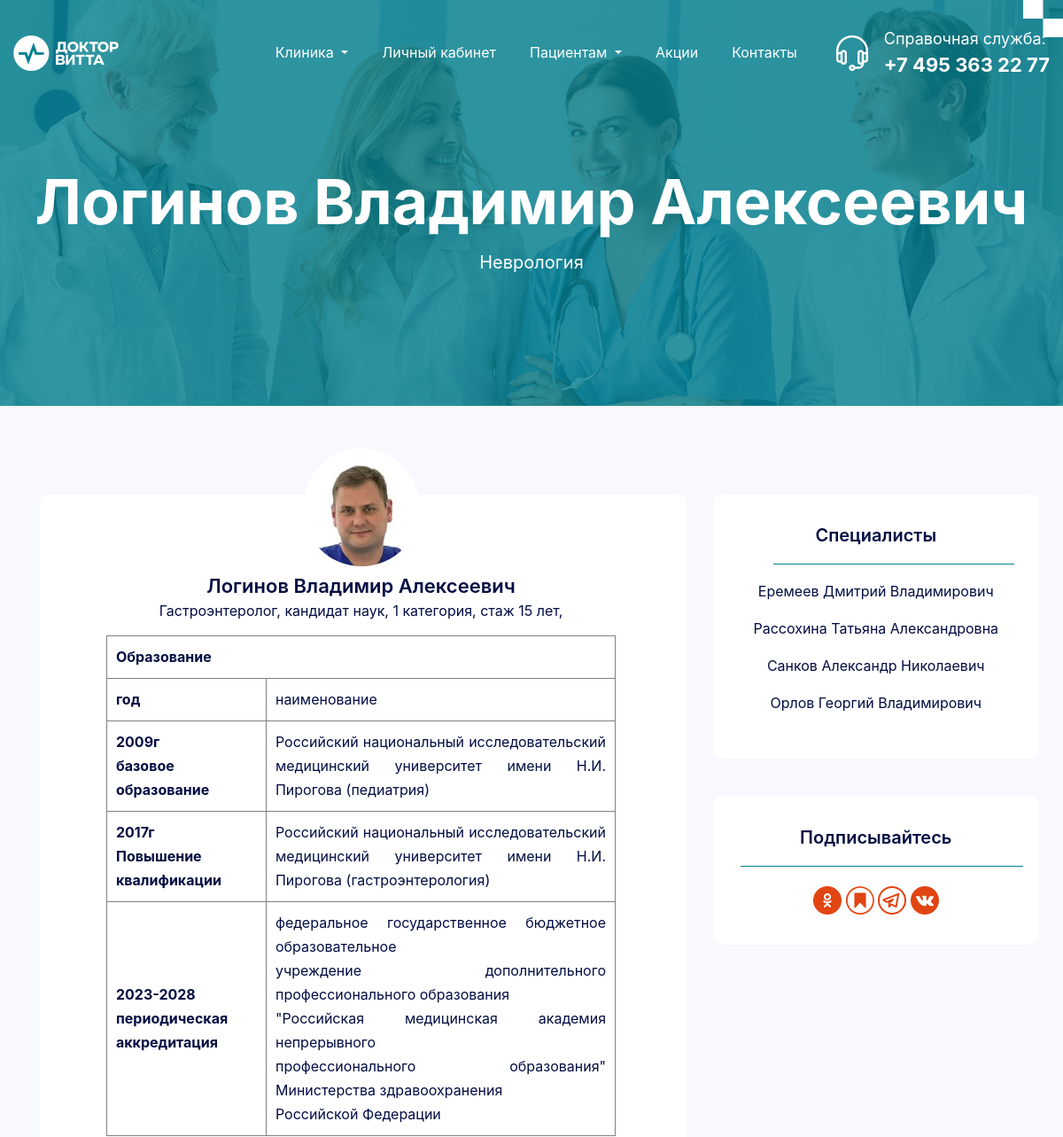
The page /doctors/1/ (upper part) on the database as committed earlier.
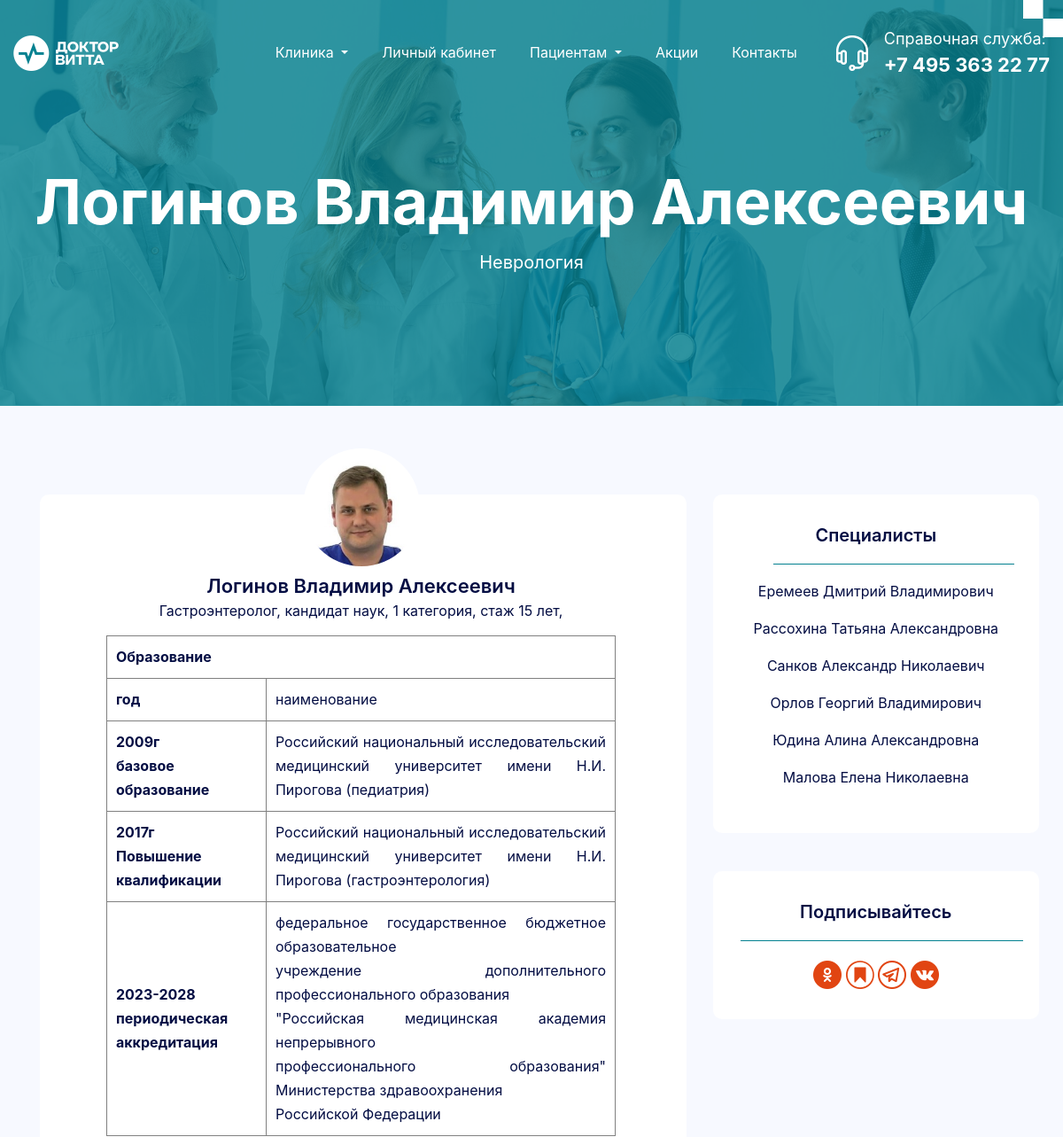
The same page on the database as committed later.
### homepage/models.py (models this page shows, shortened)
class Employee(models.Model):
    name = models.CharField(max_length=100, verbose_name='ФИО')
    departament = models.ForeignKey(Departament, on_delete=models.CASCADE, verbose_name='Отделение', null=True,
                                    blank=True)
    photo = models.ImageField(upload_to='images/photos/', verbose_name='Фото', null=True, blank=True)
    job = models.CharField(max_length=100, verbose_name='Должность', default='')
    info = RichTextField(verbose_name='Информация об образовании и аккредитации', default='')

### homepage/views.py (the view)
# urls.py: path('doctors/<int:id>/', views.doctor, name='doctor'),
def doctor(request, id):
    doctor = get_object_or_404(Employee, id=id)
    employees = Employee.objects.all().exclude(id=id)
    context = {
        'doctor': doctor,
        'employees': employees,
    }
    return render(request, 'homepage/doctor.html', context=context)

### homepage/models.py (called while the page is built)
    def __str__(self):
        return self.name

### templates/homepage/doctor.html (shortened to what this page needs)
{% extends 'base.html' %}
{% load static %}
{% block page_css %}
    <link rel="stylesheet" href="{% static 'assets/bootstrap/bootstrap.min.css'%}">
    <link rel="stylesheet" href="{% static 'assets/css/owl.carousel.min.css'%}">
    <link rel="stylesheet" href="{% static 'assets/css/aos.css'%}">
    <link rel="stylesheet" href="{% static 'assets/css/custom-style.css'%}">
    <link rel="stylesheet" href="{% static 'assets/css/responsive.css'%}">
    <link rel="stylesheet" href="{% static 'assets/css/special-classes.css'%}">
    <link rel="stylesheet" href="{% static 'assets/css/superclasses.css'%}">
    <link rel="stylesheet" href="{% static 'assets/css/custom.css'%}">
    <link rel="stylesheet" href="{% static 'assets/css/mobile.css'%}">
{% endblock %}
{% block content %}
    <section class="w-100 float-left sub-banner-con position-relative">
        <div class="wrapper2">
            <div class="sub-banner-inner-box banner-inner-box position-relative text-center w-100 float-left">
                <h1 data-aos="fade-up" data-aos-duration="700">{{ doctor.name }}</h1>
                <p data-aos="fade-up" data-aos-duration="700"> {{ doctor.departament }}</p>
            </div>
        </div>
    </section>
    <section class="singleblog-section blogpage-section w-100 float-left">
        <div class="container">
            <div class="row">
                <div class="col-lg-8 col-md-12 col-sm-12 col-12">
                    <div class="main-box">
                        <div class="content5">
                            <figure class="singleblog-review1 mb-0" data-aos="fade-up" data-aos-duration="700">
                                {% if doctor.photo %} <img src="{{ doctor.photo.url }}" alt="" class="img-fluid" width="132px"> {% endif %}
                            </figure>
                            <div class="content">
                                <h4 data-aos="fade-up" data-aos-duration="700">{{ doctor.name }}</h4>
                                <span class="text-size-16" data-aos="fade-up" data-aos-duration="700">{{ doctor.job }}</span>
                                <div style="text-align: justify; th, td {padding: 15px;}" >
                                    <div class="" data-aos="fade-up" data-aos-duration="700">{{ doctor.info|safe }}</div>
                                </div>
                            </div>
                        </div>
                    </div>
                </div>
                <div class="col-lg-4 col-md-12 col-sm-12 col-12 column">
                    <div class="box1 box2">
                        <h5 data-aos="fade-up" data-aos-duration="700">Специалисты</h5>
                        <ul class="list-unstyled mb-0">
                            {% for empl in employees %}
                            <li class="text-size-16" data-aos="fade-up" data-aos-duration="700"><a
                                    href="/doctors/{{ empl.id }}">{{ empl.name }}</a></li>
                            {% endfor %}
                        </ul>
                    </div>
                    {% include 'socnetworks.html' %}
                </div>
            </div>
        </div>
    </section>
{% endblock %}

Rows that differ between the two databases and show on the page:
added Employee: name "Юдина Алина Александровна"
added Employee: name "Малова Елена Николаевна"
